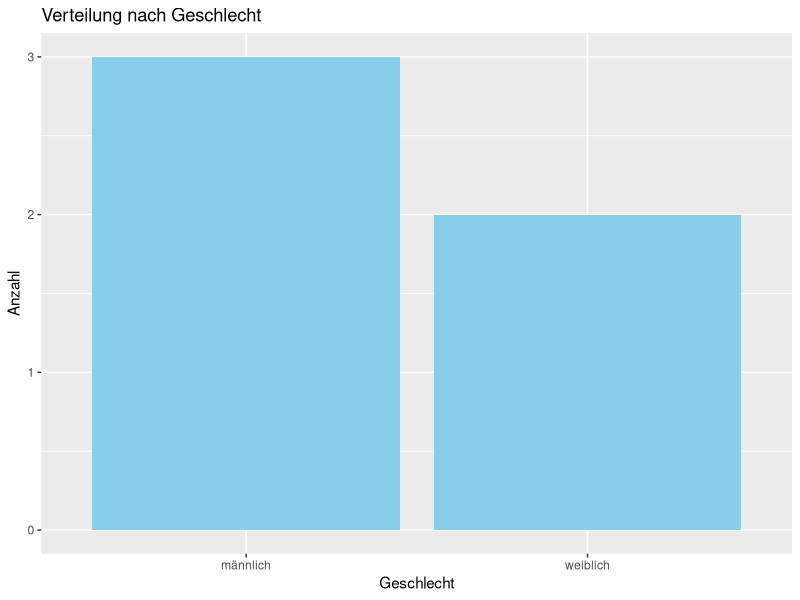
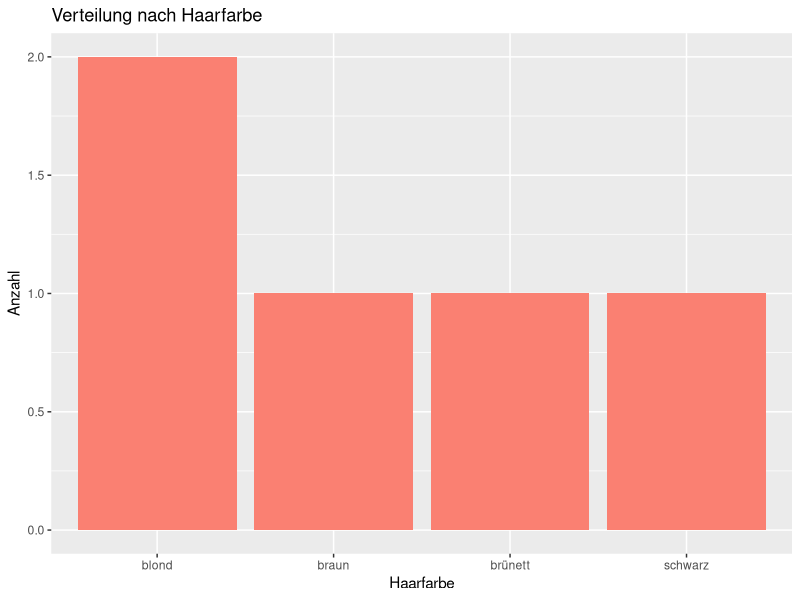
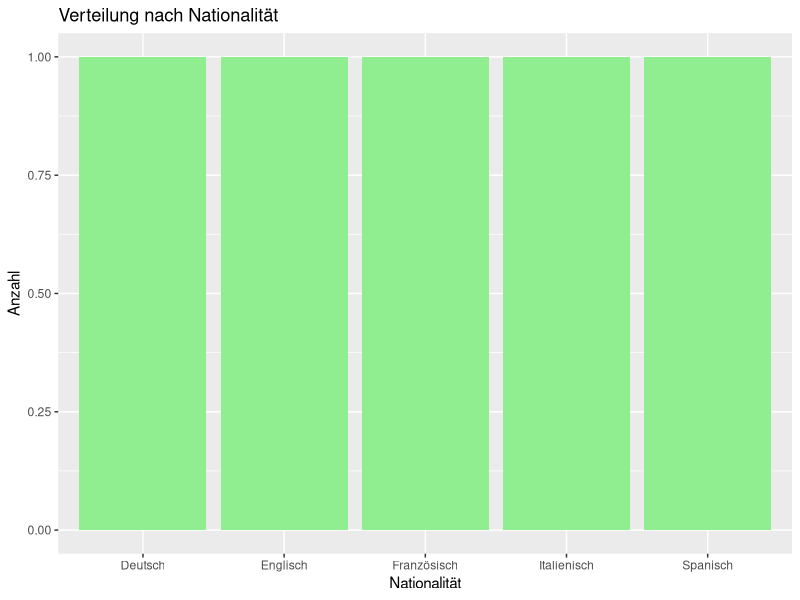

Recreate these plots in R, in order.
#Nominalskala
# Beispiel-Daten (ersetze dies durch deine eigenen Daten)
ds <- data.frame(
  Geschlecht = factor(c("männlich", "weiblich", "männlich", "weiblich", "männlich")),
  Haarfarbe = factor(c("blond", "brünett", "blond", "schwarz", "braun")),
  Nationalität = factor(c("Deutsch", "Französisch", "Spanisch", "Italienisch", "Englisch"))
)

# Zeige die ersten paar Zeilen der Daten
head(ds)

# Grafische Darstellung der Daten
library(ggplot2)

# Geschlecht
ggplot(ds, aes(x = Geschlecht)) +
  geom_bar(fill = "skyblue") +
  labs(x = "Geschlecht", y = "Anzahl", title = "Verteilung nach Geschlecht")

# Haarfarbe
ggplot(ds, aes(x = Haarfarbe)) +
  geom_bar(fill = "salmon") +
  labs(x = "Haarfarbe", y = "Anzahl", title = "Verteilung nach Haarfarbe")

# Nationalität
ggplot(ds, aes(x = Nationalität)) +
  geom_bar(fill = "lightgreen") +
  labs(x = "Nationalität", y = "Anzahl", title = "Verteilung nach Nationalität")
